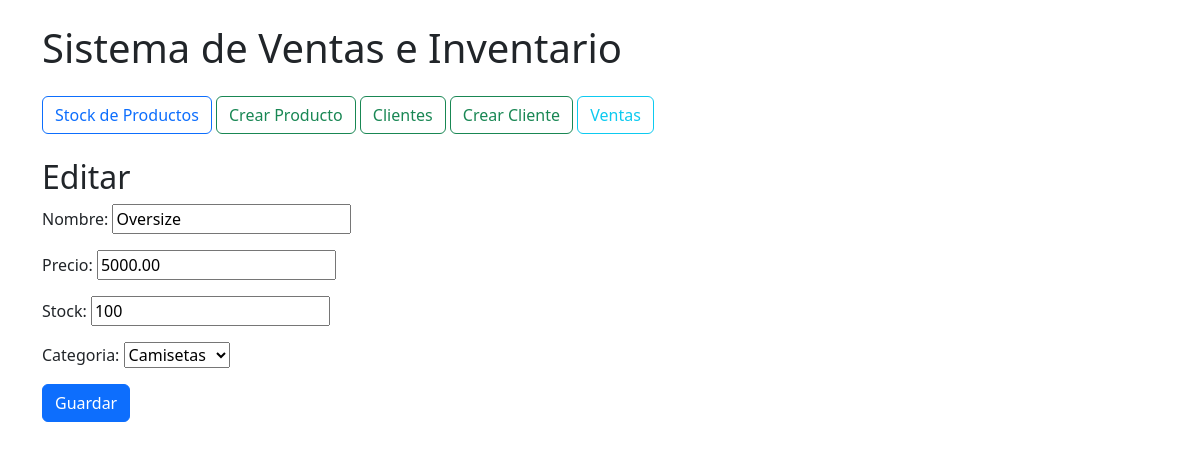
The page /inventario/editar/1/ on the database its author committed.
### inventario/models.py (models this page shows, shortened)
class Producto(models.Model):
    nombre = models.CharField(max_length=100)
    precio = models.DecimalField(max_digits=10, decimal_places=2)
    stock = models.PositiveIntegerField()
    categoria = models.ForeignKey(Categoria, on_delete=models.CASCADE)

class Categoria(models.Model):
    nombre = models.CharField(max_length=100)
    def __str__(self):
        return self.nombre

### inventario/views.py (the view)
# urls.py: path('editar/<int:pk>/', views.editar_producto, name='editar_producto'), #<int:pk es para capturar el ID del producto a editar
def editar_producto(request, pk):
    producto = get_object_or_404(Producto, pk=pk)
    form = ProductoForm(request.POST or None, instance=producto)
    if form.is_valid():
        form.save()
        return redirect('inventario:productos_disponibles')
    return render(request, 'inventario/formulario_producto.html', {'form': form, 'producto': producto})

### inventario/forms.py
class ProductoForm(forms.ModelForm):
    class Meta:
        model = Producto
        fields = ['nombre', 'precio', 'stock', 'categoria']

### templates/inventario/formulario_producto.html (shortened to what this page needs)
{% extends "base.html" %}
{% block content %}
{% if form.instance.pk %}
<h2>Editar</h2>
{% else %}
<h2>Crear</h2>
{% endif %}
<form method="post">
    {{ form.as_p }}
    <button type="submit" class="btn btn-primary">Guardar</button>
</form>
{% endblock content %}

### rows shown on the page
Producto: nombre "Oversize", precio "5000.00", stock "100", categoria "Camisetas"
